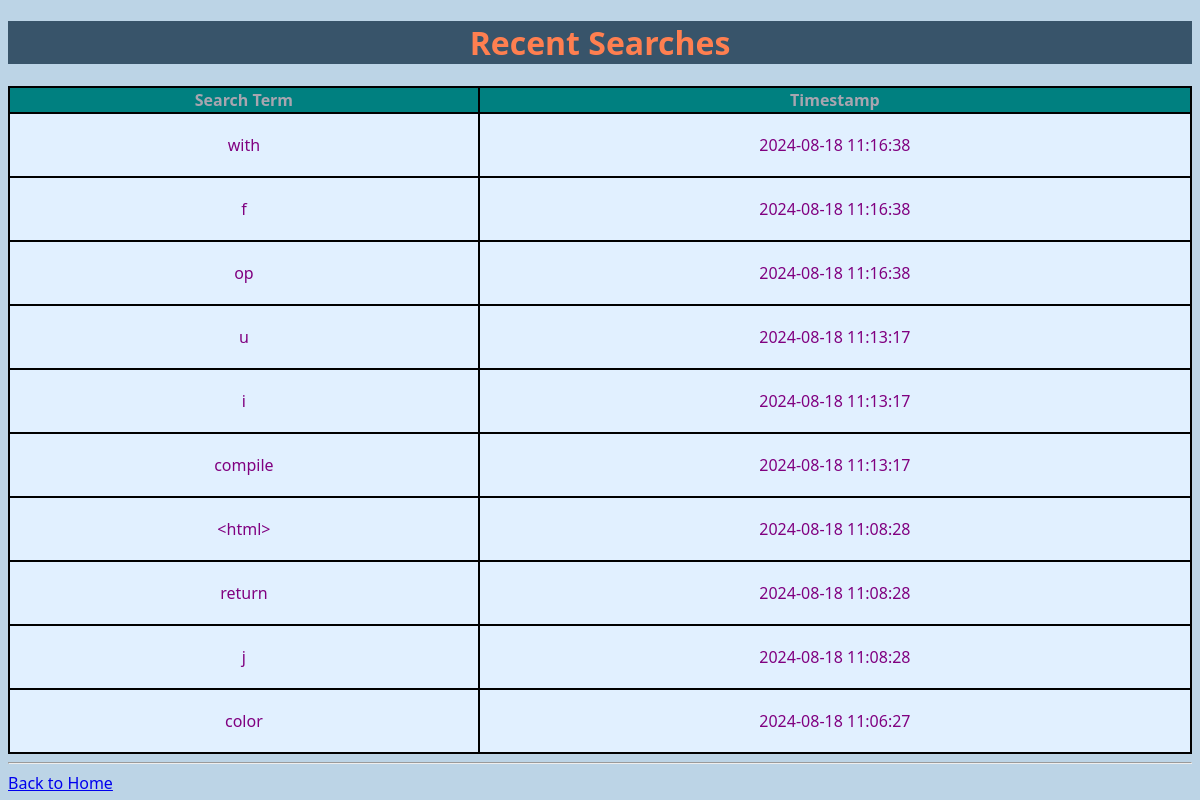
The page /recent_searches on the database its author committed.
### tables this page shows
CREATE TABLE recent_searches (
            id INTEGER PRIMARY KEY AUTOINCREMENT,
            search_term TEXT UNIQUE,
            timestamp DATETIME DEFAULT CURRENT_TIMESTAMP
        );

### main.py (the view, shortened to what this page needs)
@app.route("/recent_searches", methods=["GET", "POST"])
def get_recent_searches():
    global search_term_list
    recent_data = []
    conn = sqlite3.connect("recent_searches.db")  # Connect to the database
    conn.row_factory = sqlite3.Row
    cursor = conn.cursor()
    cursor.execute("""
        CREATE TABLE IF NOT EXISTS recent_searches (
            id INTEGER PRIMARY KEY AUTOINCREMENT,
            search_term TEXT UNIQUE,
            timestamp DATETIME DEFAULT CURRENT_TIMESTAMP
        )
    """)
    conn.commit()  # Commiting changes to the database
    try:
        query = 'SELECT search_term, timestamp FROM recent_searches ORDER BY timestamp DESC LIMIT 20'
        cursor.execute(query)
        results = cursor.fetchall()
        recent_data = [dict(row) for row in results]
    except sqlite3.Error as e:
        print(f"SQL query error: {e}")
    finally:
        conn.close()
    return render_template("recent_searches.html", recent_data=recent_data)

### templates/recent_searches.html (shortened to what this page needs)
<!DOCTYPE html>
<html>
<head>
  <link rel="stylesheet" href="/static/style.css">
</head>
<body>
    <h1>Recent Searches</h1>
    <table>
        <thead>
            <tr>
                <th>Search Term</th>
                <th>Timestamp</th>
            </tr>
        </thead>
        <tbody>
            {% for row in recent_data %}
            <tr>
                <td>{{ row['search_term'] }}</td>
                <td>{{ row['timestamp'] }}</td>
            </tr>
            {% endfor %}
        </tbody>
    </table>
<hr>
<a href="/">Back to Home</a>
</body>
</html>

### static/style.css (style rules this page uses)
h1 { text-align: center; background-color: #38546A; color: coral; font-family: "Segoe UI"; }
body { background-color: #BCD4E6; font-family: "Segoe UI"; color: #A8A5B0; }
table,th,td { border: 2px solid black; border-collapse: collapse; }
table { width: 100%; text-align: center; }
th { background-color: teal; }
td { color: purple; background-color: #E1F0FF; padding-top: 20px; padding-bottom: 20px; }

### rows shown on the page
recent_searches: search_term "with", timestamp "2024-08-18 11:16:38"
recent_searches: search_term "f", timestamp "2024-08-18 11:16:38"
recent_searches: search_term "op", timestamp "2024-08-18 11:16:38"
recent_searches: search_term "u", timestamp "2024-08-18 11:13:17"
recent_searches: search_term "i", timestamp "2024-08-18 11:13:17"
recent_searches: search_term "compile", timestamp "2024-08-18 11:13:17"
recent_searches: search_term "<html>", timestamp "2024-08-18 11:08:28"
recent_searches: search_term "return", timestamp "2024-08-18 11:08:28"
recent_searches: search_term "j", timestamp "2024-08-18 11:08:28"
recent_searches: search_term "color", timestamp "2024-08-18 11:06:27"
